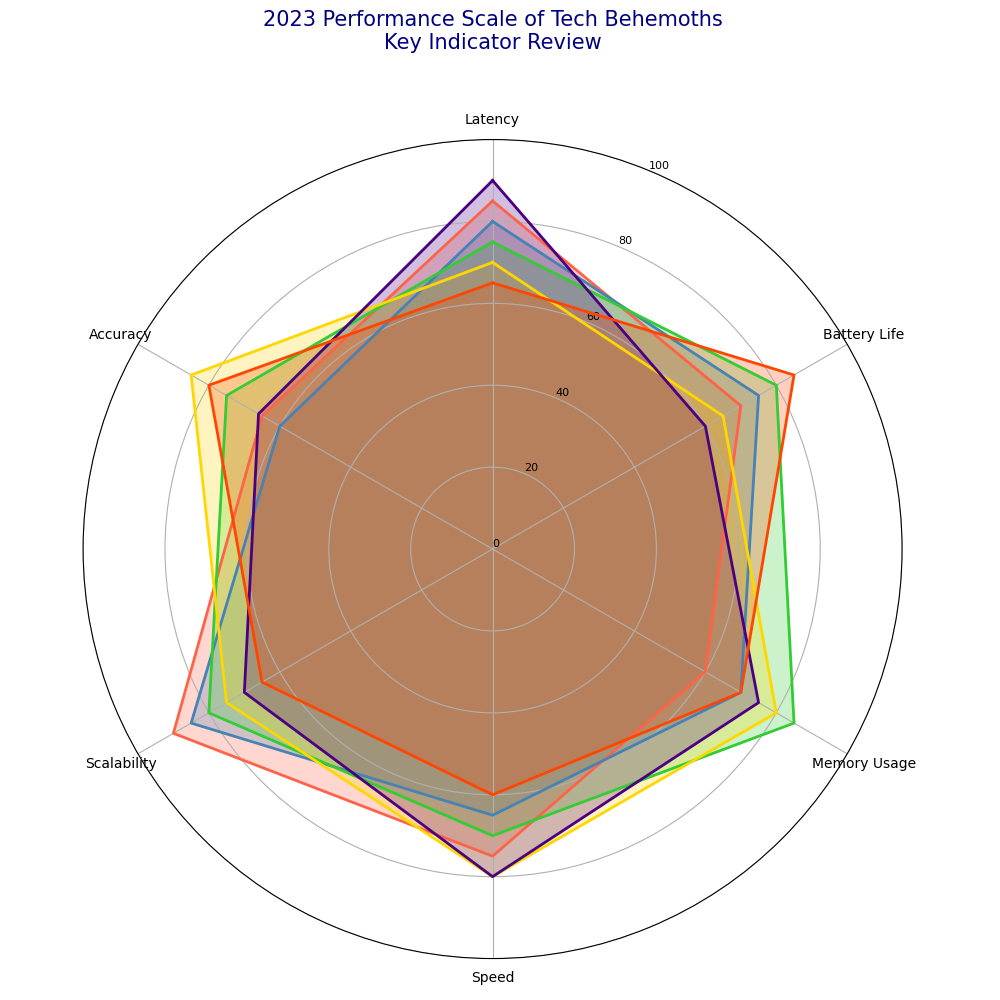

This chart was generated by the following Python code:
import numpy as np
import matplotlib.pyplot as plt

# Altering aspects list - these are the radial categories
aspects = ['Latency', 'Battery Life', 'Memory Usage', 'Speed', 'Scalability', 'Accuracy']
num_aspects = len(aspects)

# Renaming the scores of companies, assuming they represent different companies now
companyX_scores = [85, 70, 60, 75, 90, 65]
companyY_scores = [80, 75, 70, 65, 85, 60]
companyZ_scores = [75, 80, 85, 70, 80, 75]
companyW_scores = [70, 65, 80, 80, 75, 85]
companyV_scores = [90, 60, 75, 80, 70, 66]
companyU_scores = [65, 85, 70, 60, 65, 80]

data = [companyX_scores, companyY_scores, companyZ_scores, companyW_scores, companyV_scores, companyU_scores]

colors = ['#FF6347', '#4682B4', '#32CD32', '#FFD700', '#4B0082', '#FF4500']

angles = np.linspace(0, 2 * np.pi, num_aspects, endpoint=False).tolist()
angles += angles[:1]

fig, ax = plt.subplots(figsize=(10, 10), subplot_kw=dict(polar=True))

for scores, color in zip(data, colors):
    scores += scores[:1]
    ax.fill(angles, scores, color=color, alpha=0.25)
    ax.plot(angles, scores, linewidth=2, linestyle='solid', color=color)

ax.set_theta_offset(np.pi / 2)
ax.set_theta_direction(-1)

ax.set_xticks(angles[:-1])
ax.set_xticklabels(aspects, fontsize=10)

ax.set_ylim(0, 100)
ax.set_yticks(range(0, 101, 20))
ax.set_yticklabels(map(str, range(0, 101, 20)), fontsize=8)

# Altering the plot title and subtitle
plt.title('2023 Performance Scale of Tech Behemoths\nKey Indicator Review', size=15, color='navy', y=1.1, ha='center')

plt.tight_layout()
plt.show()
